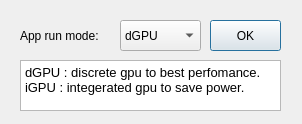
<?xml version="1.0" encoding="UTF-8"?>
<ui version="4.0">
 <class>Dialog</class>
 <widget class="QDialog" name="Dialog">
  <property name="geometry">
   <rect>
    <x>0</x>
    <y>0</y>
    <width>302</width>
    <height>124</height>
   </rect>
  </property>
  <property name="windowTitle">
   <string>Dialog</string>
  </property>
  <widget class="QComboBox" name="comboBox">
   <property name="geometry">
    <rect>
     <x>120</x>
     <y>20</y>
     <width>81</width>
     <height>31</height>
    </rect>
   </property>
   <item>
    <property name="text">
     <string>dGPU</string>
    </property>
   </item>
   <item>
    <property name="text">
     <string>iGPU</string>
    </property>
   </item>
  </widget>
  <widget class="QLabel" name="label">
   <property name="geometry">
    <rect>
     <x>20</x>
     <y>20</y>
     <width>91</width>
     <height>31</height>
    </rect>
   </property>
   <property name="text">
    <string>App run mode:</string>
   </property>
  </widget>
  <widget class="QTextEdit" name="textEdit">
   <property name="geometry">
    <rect>
     <x>20</x>
     <y>60</y>
     <width>261</width>
     <height>51</height>
    </rect>
   </property>
   <property name="html">
    <string>&lt;!DOCTYPE HTML PUBLIC &quot;-//W3C//DTD HTML 4.0//EN&quot; &quot;http://www.w3.org/TR/REC-html40/strict.dtd&quot;&gt;
&lt;html&gt;&lt;head&gt;&lt;meta name=&quot;qrichtext&quot; content=&quot;1&quot; /&gt;&lt;style type=&quot;text/css&quot;&gt;
p, li { white-space: pre-wrap; }
&lt;/style&gt;&lt;/head&gt;&lt;body style=&quot; font-family:'Noto Sans'; font-size:10pt; font-weight:400; font-style:normal;&quot;&gt;
&lt;p style=&quot; margin-top:0px; margin-bottom:0px; margin-left:0px; margin-right:0px; -qt-block-indent:0; text-indent:0px;&quot;&gt;dGPU : discrete gpu to best perfomance.&lt;/p&gt;
&lt;p style=&quot; margin-top:0px; margin-bottom:0px; margin-left:0px; margin-right:0px; -qt-block-indent:0; text-indent:0px;&quot;&gt;iGPU : integerated gpu to save power.&lt;/p&gt;&lt;/body&gt;&lt;/html&gt;</string>
   </property>
  </widget>
  <widget class="QPushButton" name="pushButton">
   <property name="geometry">
    <rect>
     <x>210</x>
     <y>20</y>
     <width>71</width>
     <height>31</height>
    </rect>
   </property>
   <property name="text">
    <string>OK</string>
   </property>
  </widget>
 </widget>
 <resources/>
 <connections/>
</ui>
